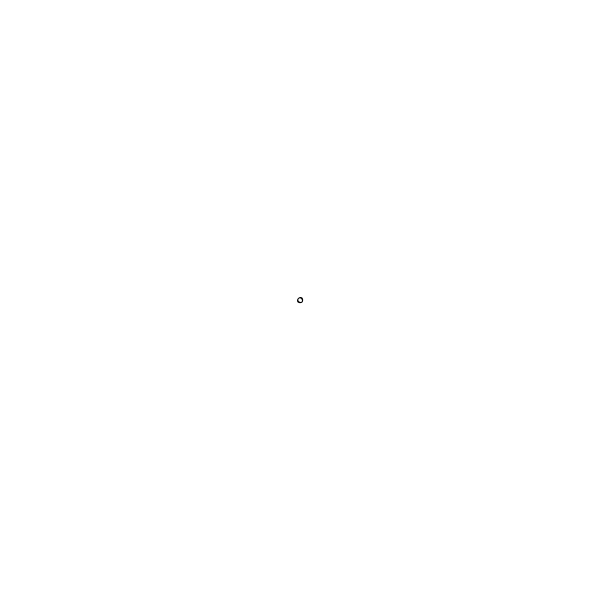
Frame 1 (no input)
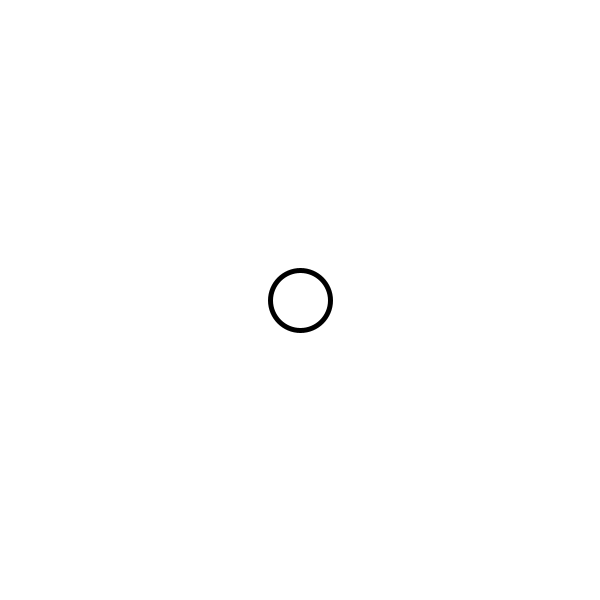
Frame 60 (the mouse pressed at the canvas centre just before this capture)
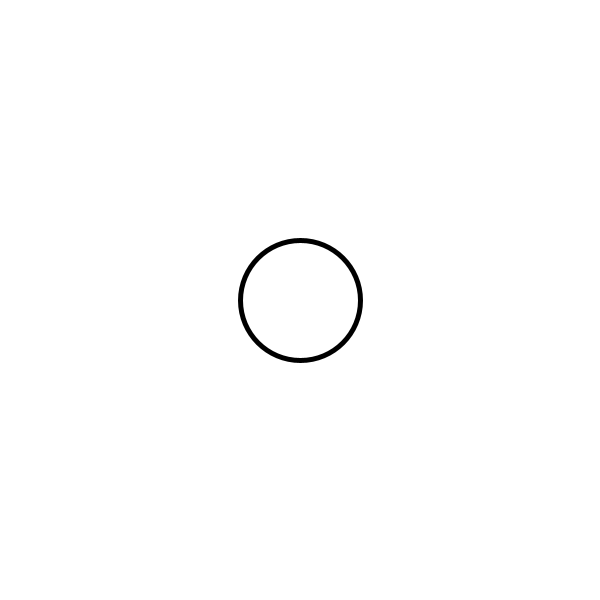
Frame 120 (the mouse held since frame 60 and released just before this capture)

The Processing sketch that drew these frames (run headless with seeded random() and noise(); from frame 60 on, the mouse is pressed at the canvas centre):

// Processing sketch: Unit_2_E3
// ── Unit_2_E3.pde
int s;

void setup() {
  size(600,600); 
  s = 1;
  strokeWeight(5);
}

void draw() {
  background(255);
  ellipse(300,300,s,s);
  s = s + 1;
  if (s > 850)
    s=1;
}
